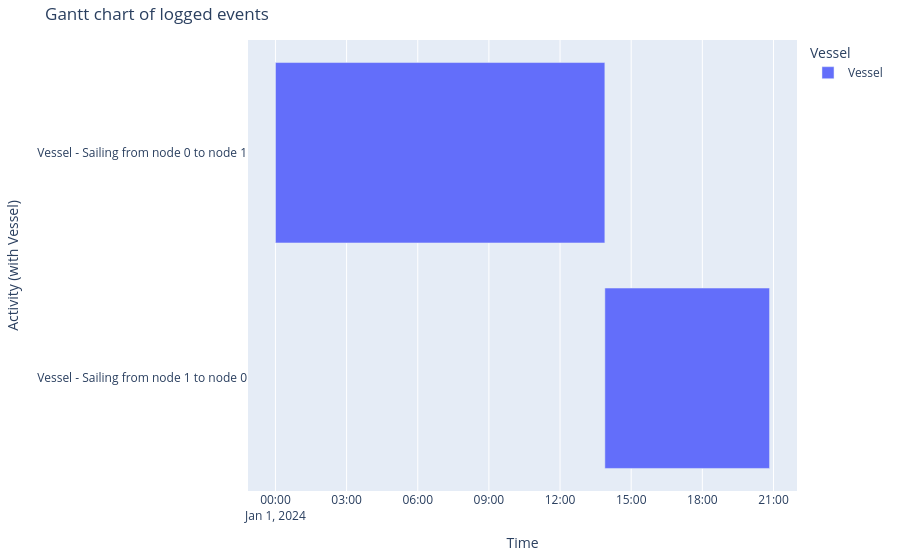

The notebook cell saved with this chart:
### Code cell
generate_vessel_gantt_chart(df_eventtable)

### Figure 1 — Plotly figure (JSON) as saved in the notebook; plotly's stock layout.template omitted (floating-point values rounded to 4 significant figures)
{"data": [{"base": ["2024-01-01T00:00:00.000000000", "2024-01-01T13:53:20.000000000"], "hovertemplate": "object name=Vessel<br>start time=%{base}<br>stop time=%{x}<br>activity label=%{y}<extra></extra>", "legendgroup": "Vessel", "marker": {"color": "#636efa", "pattern": {"shape": ""}}, "name": "Vessel", "orientation": "h", "showlegend": true, "textposition": "auto", "type": "bar", "x": [50000000, 25000000], "xaxis": "x", "y": ["Vessel - Sailing from node 0 to node 1", "Vessel - Sailing from node 1 to node 0"], "yaxis": "y"}], "layout": {"barmode": "overlay", "legend": {"title": {"text": "Vessel"}, "tracegroupgap": 0}, "margin": {"b": 20, "l": 20, "r": 20, "t": 40}, "title": {"text": "Gantt chart of logged events"}, "xaxis": {"anchor": "y", "domain": [0, 1], "title": {"text": "Time"}, "type": "date"}, "yaxis": {"anchor": "x", "autorange": "reversed", "domain": [0, 1], "title": {"text": "Activity (with Vessel)"}}}}
